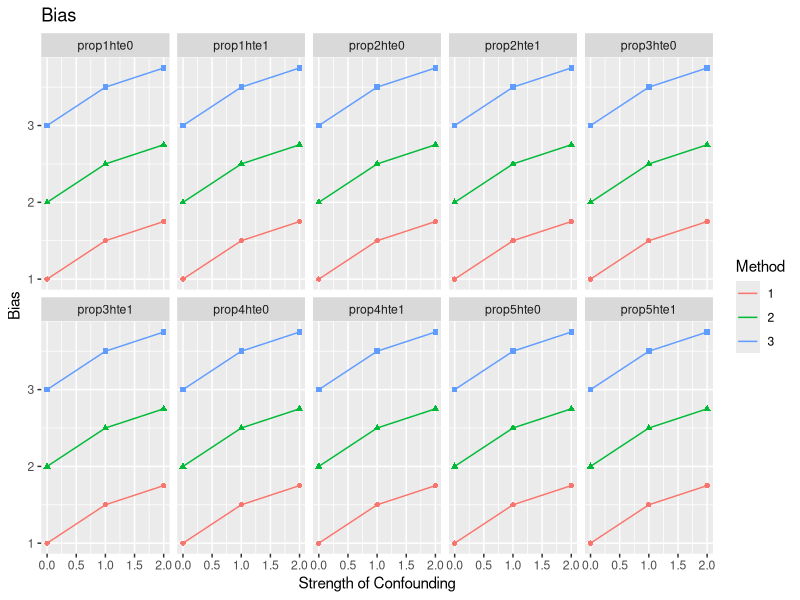
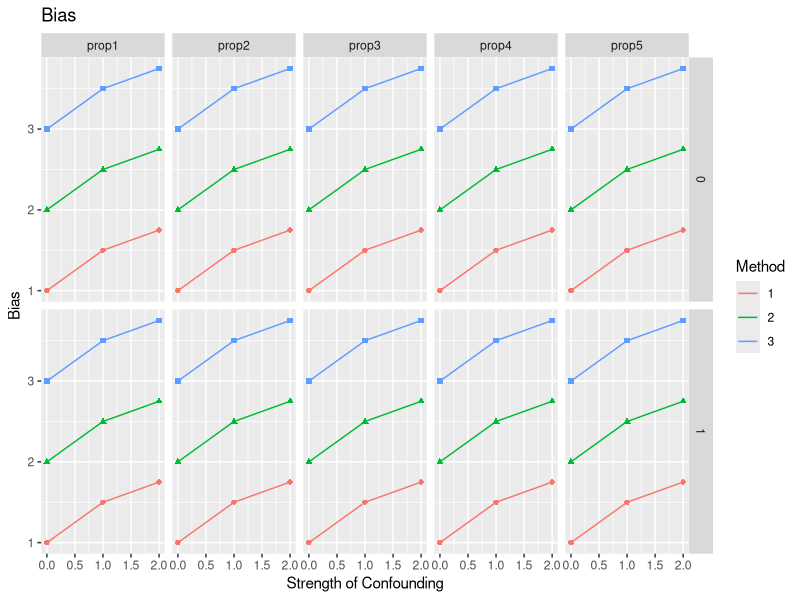
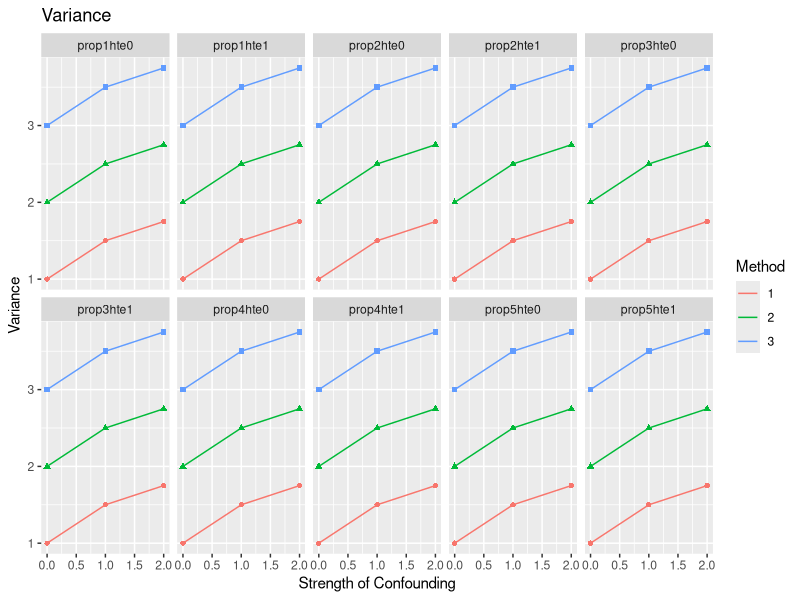
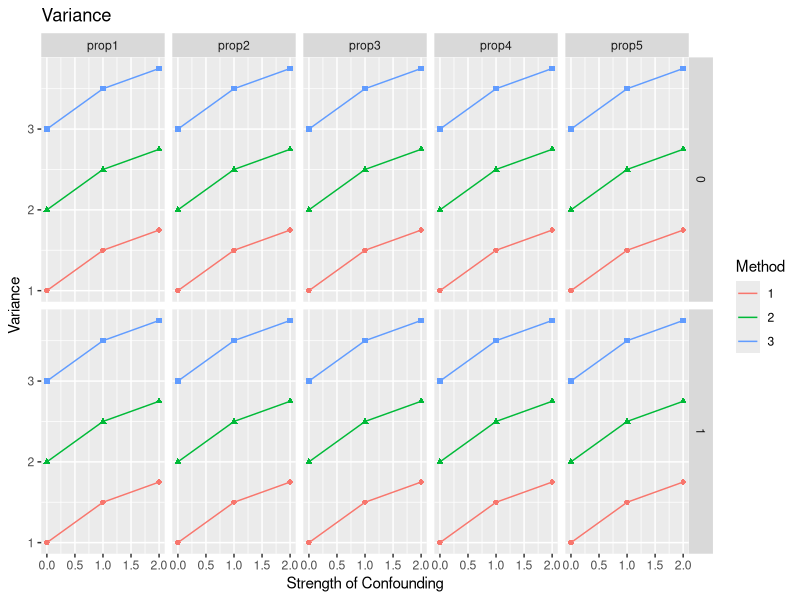
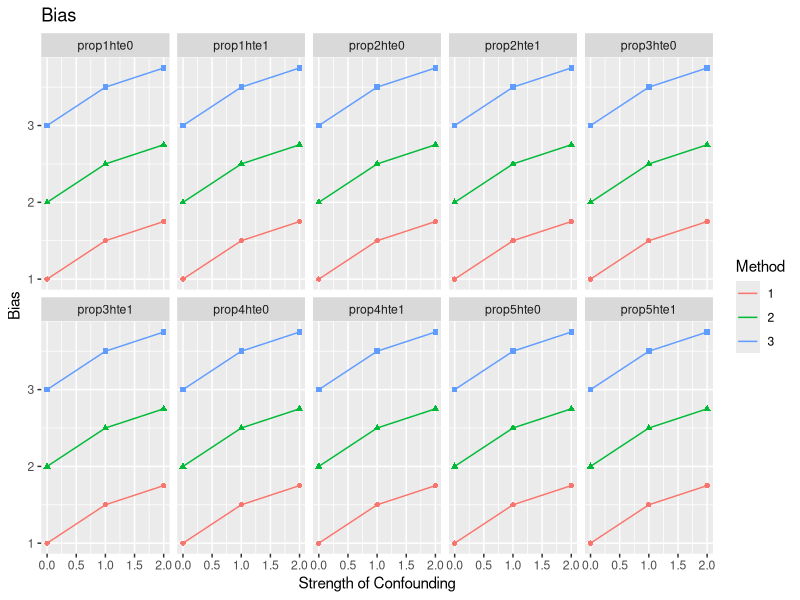
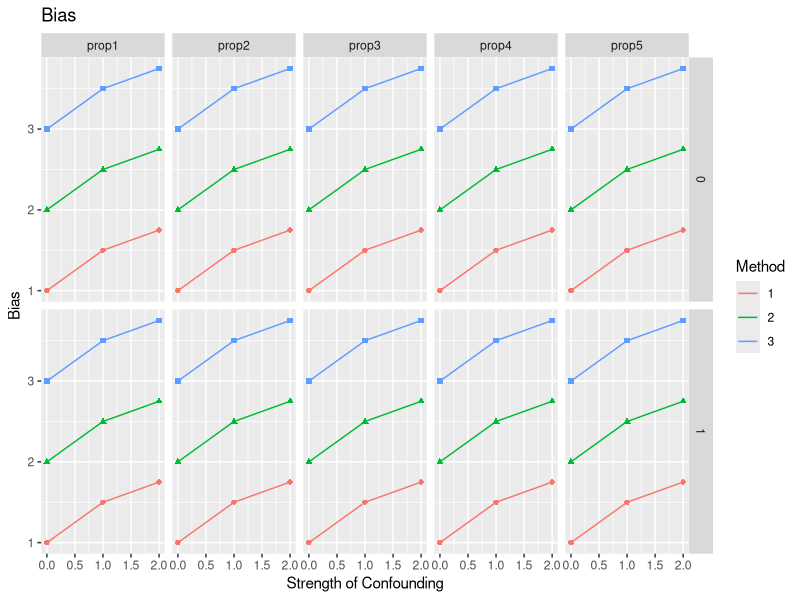
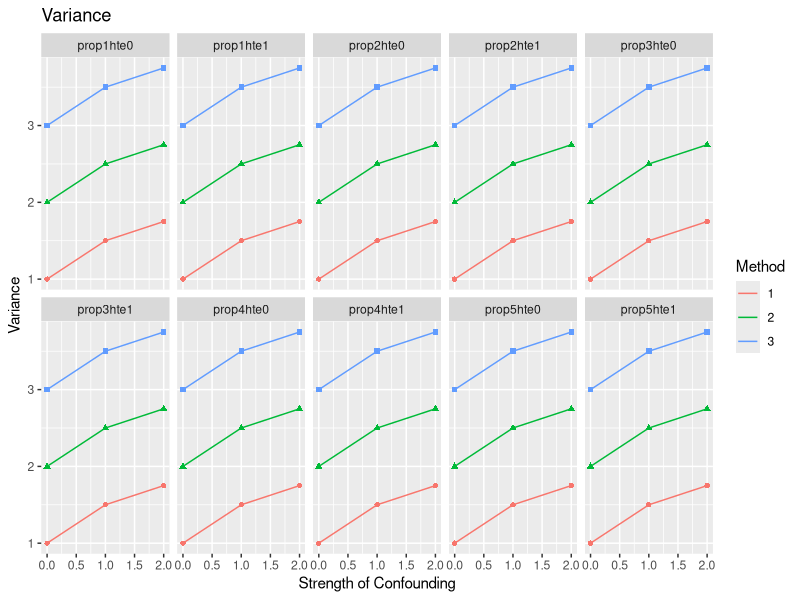
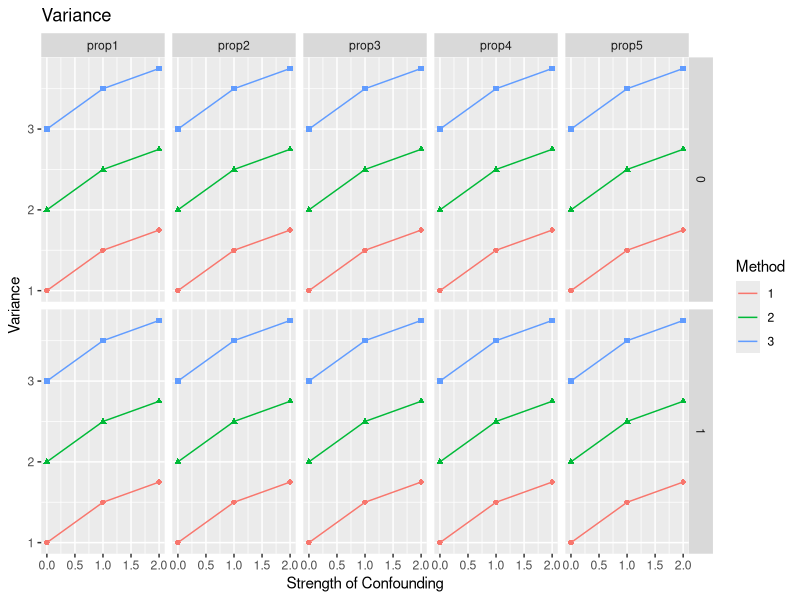

The R source for these figures, in order:
library(tidyverse)
library(stringr)
results <- readxl::read_xlsx("Placeholder_Results.xlsx") %>%
  mutate(`Method (line)` = str_sub(`Method (line)`, 7, 7))

# Two options for faceting
baseplot_1 <- ggplot(results, aes(x = `Strength of confounding (x axis)`, col = `Method (line)`, shape = `Method (line)`)) +
  facet_wrap(~`PropHTE (facet)`, nrow = 2) +
  labs(x = "Strength of Confounding", col = "Method")

baseplot_2 <- ggplot(results, aes(x = `Strength of confounding (x axis)`, col = `Method (line)`, shape = `Method (line)`)) +
  facet_grid(HTE ~ PropModel) +
  labs(x = "Strength of Confounding", col = "Method")


# Bias
baseplot_1 +
  geom_line(aes(y = `Bias (y axis)`)) +
  geom_point(aes(y = `Bias (y axis)`), show.legend = F) +
  labs(y = "Bias", title = "Bias")
ggsave("figures/bias_1.png", width=8, height=4.5)

baseplot_2 +
  geom_line(aes(y = `Bias (y axis)`)) +
  geom_point(aes(y = `Bias (y axis)`), show.legend = F) +
  labs(y = "Bias", title = "Bias")
ggsave("figures/bias_2.png", width=8, height=4.5)


# Variance
baseplot_1 +
  geom_line(aes(y = `Variance (y axis)`)) +
  geom_point(aes(y = `Variance (y axis)`), show.legend = F) +
  labs(y = "Variance", title = "Variance")
ggsave("figures/variance_1.png", width=8, height=4.5)

baseplot_2 +
  geom_line(aes(y = `Variance (y axis)`)) +
  geom_point(aes(y = `Variance (y axis)`), show.legend = F) +
  labs(y = "Variance", title = "Variance")
ggsave("figures/variance_2.png", width=8, height=4.5)


